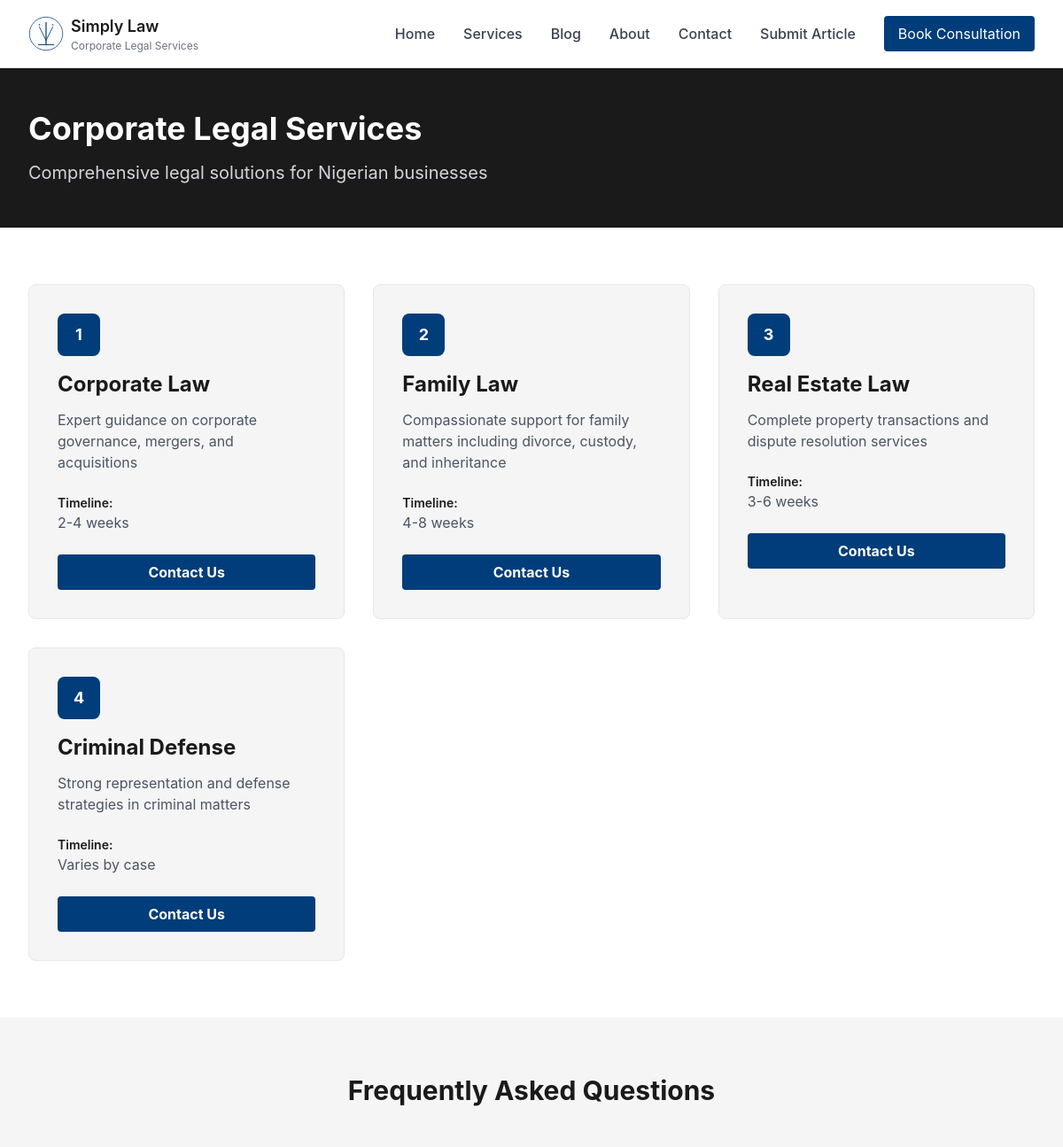
/services/ (upper part), run on an earlier commit of the app's database.
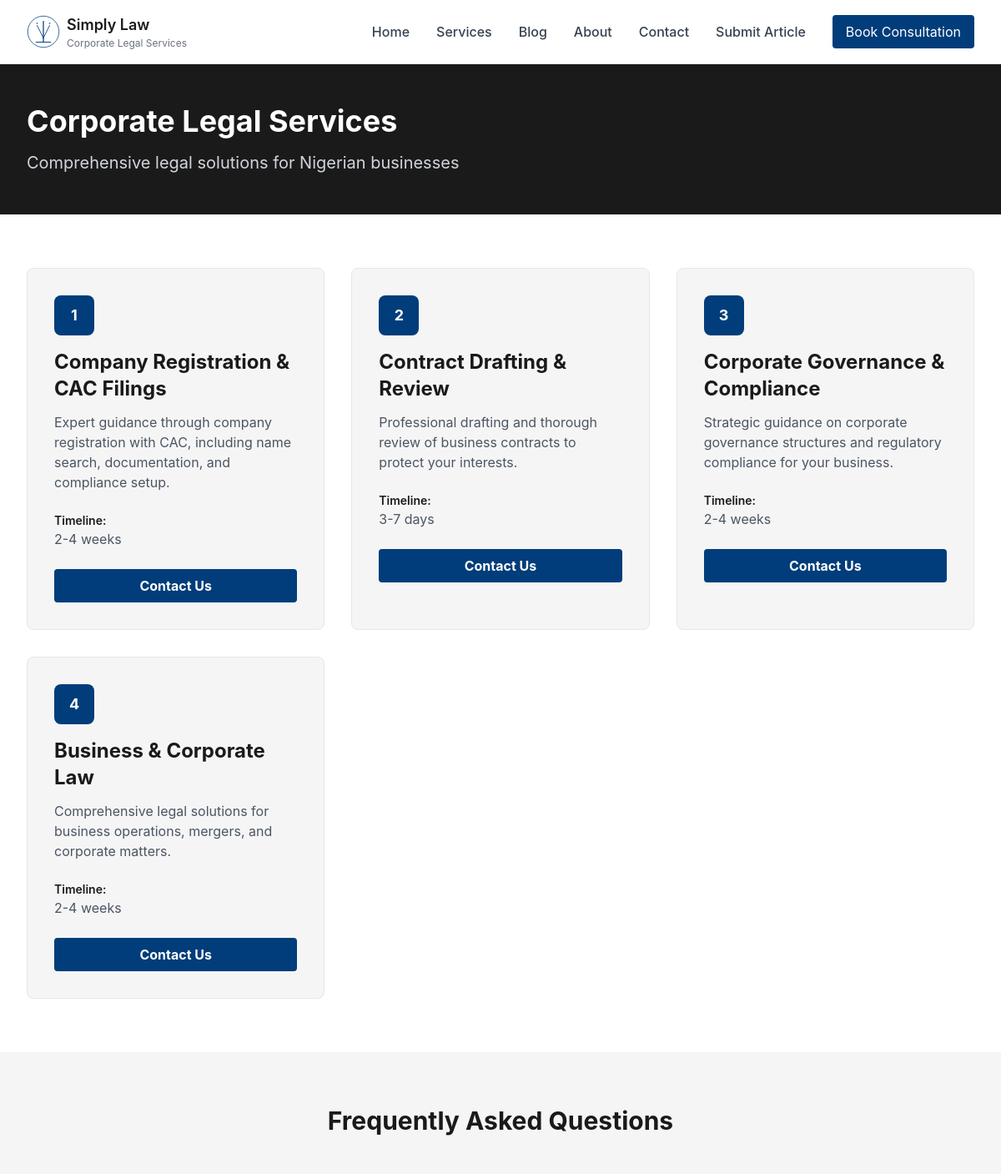
And on a later commit of the database.
### models.py (models this page shows, shortened)
class Service(db.Model):
    id = db.Column(db.Integer, primary_key=True)
    name = db.Column(db.String(200), nullable=False)
    slug = db.Column(db.String(200), nullable=False, unique=True, index=True)
    description = db.Column(db.Text, nullable=False)  # Short description
    detailed_content = db.Column(db.Text, nullable=False)  # Full service page content
    who_needs_it = db.Column(db.Text, nullable=False)  # Target audience
    typical_timeline = db.Column(db.String(255), nullable=False)  # e.g., "2-4 weeks"
    base_price = db.Column(db.Float, nullable=True)  # Optional starting price
    icon_class = db.Column(db.String(100), nullable=True)  # For styling
    order = db.Column(db.Integer, default=0)  # Display order
    is_active = db.Column(db.Boolean, default=True)
    created_at = db.Column(db.DateTime, default=datetime.utcnow)
    updated_at = db.Column(db.DateTime, default=datetime.utcnow, onupdate=datetime.utcnow)
    seo_title = db.Column(db.String(255), nullable=True)
    seo_description = db.Column(db.String(500), nullable=True)
    seo_keywords = db.Column(db.String(500), nullable=True)
    bookings = db.relationship('Booking', backref='service', lazy=True, cascade='all, delete-orphan')
    __table_args__ = (
        db.Index('idx_service_slug', 'slug'),
        db.Index('idx_service_is_active', 'is_active'),
        db.Index('idx_service_order', 'order'),
    )

### blueprints/services.py (the view)
@bp.route('/')
def index():
    services = Service.query.filter_by(is_active=True).order_by(Service.order).all()
    return render_template('services/index.html',
        services=services,
        page_title='Corporate Legal Services',
        page_description='Professional legal services for Nigerian businesses'
    )

### templates/services/index.html (shortened to what this page needs)
{% extends "base.html" %}
{% block content %}
<section class="bg-law-dark text-white py-12">
    <div class="max-w-7xl mx-auto px-4 sm:px-6 lg:px-8">
        <h1 class="text-4xl font-bold mb-4">Corporate Legal Services</h1>
        <p class="text-xl text-gray-300">Comprehensive legal solutions for Nigerian businesses</p>
    </div>
</section>
<section class="py-16 bg-white">
    <div class="max-w-7xl mx-auto px-4 sm:px-6 lg:px-8">
        <div class="grid grid-cols-1 md:grid-cols-2 lg:grid-cols-3 gap-8">
            {% for service in services %}
            <div class="bg-law-gray rounded-lg p-8 border border-gray-200 hover:shadow-lg hover:border-law-blue transition">
                <div class="w-12 h-12 bg-law-blue text-white rounded-lg mb-4 flex items-center justify-center font-bold text-lg">
                    {{ loop.index }}
                </div>
                <h2 class="text-2xl font-bold text-law-dark mb-3">{{ service.name }}</h2>
                <p class="text-gray-600 mb-6">{{ service.description }}</p>
                <div class="space-y-3 mb-6">
                    <div>
                        <p class="font-semibold text-law-dark text-sm">Timeline:</p>
                        <p class="text-gray-600">{{ service.typical_timeline }}</p>
                    </div>
                </div>
                <a href="https://wa.me/2347063596624?text=Hi!%20I%20am%20interested%20in%20your%20{{ service.name|replace(' ', '%20') }}%20service.%20Can%20we%20discuss%20this%20further?" target="_blank" class="inline-block w-full py-2 bg-law-blue text-white font-bold rounded text-center hover:bg-opacity-90 transition">
                    Contact Us
                </a>
            </div>
            {% endfor %}
        </div>
    </div>
</section>
<section class="py-16 bg-law-gray">
    <div class="max-w-4xl mx-auto px-4 sm:px-6 lg:px-8">
        <h2 class="text-3xl font-bold text-law-dark mb-12 text-center">Frequently Asked Questions</h2>
    </div>
</section>
{% endblock %}

### templates/base.html (shortened to what this page needs)
<!DOCTYPE html>
<html lang="en">
<head>
    <script src="https://cdn.tailwindcss.com"></script>
</head>
<body class="page-container">
    {% include 'components/header.html' %}
    <main class="page-content">
        {% block content %}{% endblock %}
    </main>
</body>
</html>

### templates/components/header.html (shortened to what this page needs)
<header class="bg-white border-b border-gray-200 sticky top-0 z-50">
    <nav class="max-w-7xl mx-auto px-4 sm:px-6 lg:px-8" aria-label="Top">
        <div class="flex justify-between items-center py-4">
            <div class="flex items-center">
                <a href="{{ url_for('public.home') }}" class="flex items-center space-x-2 hover:opacity-75 transition">
                    <div class="flex flex-col">
                        <span class="font-semibold text-lg text-law-dark">Simply Law</span>
                        <span class="text-xs text-gray-500">Corporate Legal Services</span>
                    </div>
                </a>
            </div>
            <div class="hidden md:flex items-center space-x-8">
                <a href="{{ url_for('public.home') }}" class="text-gray-700 hover:text-law-blue font-medium">Home</a>
                <a href="{{ url_for('services.index') }}" class="text-gray-700 hover:text-law-blue font-medium">Services</a>
                <a href="{{ url_for('public.blog') }}" class="text-gray-700 hover:text-law-blue font-medium">Blog</a>
                <a href="{{ url_for('public.about') }}" class="text-gray-700 hover:text-law-blue font-medium">About</a>
                <a href="{{ url_for('contact.contact') }}" class="text-gray-700 hover:text-law-blue font-medium">Contact</a>
                <a href="{{ url_for('articles.submit_article') }}" class="text-gray-700 hover:text-law-blue font-medium">Submit Article</a>
                <a href="{{ url_for('bookings.index') }}" class="px-4 py-2 bg-law-blue text-white rounded hover:bg-opacity-90 transition">
                    Book Consultation
                </a>
            </div>
        </div>
    </nav>
</header>

### templates/base.html (style rules this page uses)
* { margin: 0; padding: 0; box-sizing: border-box; }
html { scroll-behavior: smooth; }
body { font-family: 'Inter', system-ui, -apple-system, sans-serif; background-color: #fafaf8; color: #1a1a1a; line-height: 1.6; }
a { transition: color 0.3s ease; }
.page-container { min-height: 100vh; display: flex; flex-direction: column; }
.page-content { flex: 1; }
.bg-law-dark { background-color: #1a1a1a; }
.bg-law-blue { background-color: #003d7a; }
.bg-law-gray { background-color: #f5f5f5; }
.text-law-dark { color: #1a1a1a; }
.text-law-blue { color: #003d7a; }
h1, h2, h3, h4, h5, h6 { font-weight: 700; line-height: 1.2; margin-bottom: 0.5rem; }
h1 { font-size: 2.5rem; }
h2 { font-size: 2rem; }
section { padding: 3rem 0; }

What changed in the data, as far as the page shows it:
removed Service: name "Corporate Law", description "Expert guidance on corporate governance, mergers, and acquisitions", typical_timeline "2-4 weeks"
removed Service: name "Family Law", description "Compassionate support for family matters including divorce, custody, and inheritance", typical_timeline "4-8 weeks"
removed Service: name "Real Estate Law", description "Complete property transactions and dispute resolution services", typical_timeline "3-6 weeks"
removed Service: name "Criminal Defense", description "Strong representation and defense strategies in criminal matters", typical_timeline "Varies by case"
added Service: name "Company Registration & CAC Filings", description "Expert guidance through company registration with CAC, including name search, documentation, and compliance setup.", typical_timeline "2-4 weeks"
added Service: name "Contract Drafting & Review", description "Professional drafting and thorough review of business contracts to protect your interests.", typical_timeline "3-7 days"
added Service: name "Corporate Governance & Compliance", description "Strategic guidance on corporate governance structures and regulatory compliance for your business.", typical_timeline "2-4 weeks"
added Service: name "Business & Corporate Law", description "Comprehensive legal solutions for business operations, mergers, and corporate matters.", typical_timeline "2-4 weeks"
